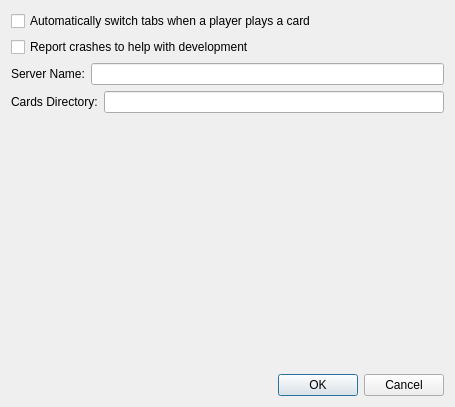
<?xml version="1.0" encoding="UTF-8"?>
<ui version="4.0">
 <class>settingsDialog</class>
 <widget class="QDialog" name="settingsDialog">
  <property name="geometry">
   <rect>
    <x>0</x>
    <y>0</y>
    <width>455</width>
    <height>407</height>
   </rect>
  </property>
  <property name="windowTitle">
   <string>Dialog</string>
  </property>
  <layout class="QVBoxLayout" name="verticalLayout">
   <item>
    <widget class="QCheckBox" name="cbAutoSwitch">
     <property name="text">
      <string>Automatically switch tabs when a player plays a card</string>
     </property>
    </widget>
   </item>
   <item>
    <widget class="QCheckBox" name="cbReportCrashes">
     <property name="text">
      <string>Report crashes to help with development</string>
     </property>
    </widget>
   </item>
   <item>
    <layout class="QHBoxLayout" name="horizontalLayout">
     <item>
      <widget class="QLabel" name="label">
       <property name="text">
        <string>Server Name:</string>
       </property>
      </widget>
     </item>
     <item>
      <widget class="QLineEdit" name="leServerName"/>
     </item>
    </layout>
   </item>
   <item>
    <layout class="QHBoxLayout" name="horizontalLayout_2">
     <item>
      <widget class="QLabel" name="label_2">
       <property name="text">
        <string>Cards Directory:</string>
       </property>
      </widget>
     </item>
     <item>
      <widget class="QLineEdit" name="leCardsDir"/>
     </item>
    </layout>
   </item>
   <item>
    <spacer name="verticalSpacer">
     <property name="orientation">
      <enum>Qt::Vertical</enum>
     </property>
     <property name="sizeHint" stdset="0">
      <size>
       <width>20</width>
       <height>40</height>
      </size>
     </property>
    </spacer>
   </item>
   <item>
    <widget class="QDialogButtonBox" name="buttonBox">
     <property name="orientation">
      <enum>Qt::Horizontal</enum>
     </property>
     <property name="standardButtons">
      <set>QDialogButtonBox::Cancel|QDialogButtonBox::Ok</set>
     </property>
    </widget>
   </item>
  </layout>
 </widget>
 <resources/>
 <connections>
  <connection>
   <sender>buttonBox</sender>
   <signal>accepted()</signal>
   <receiver>settingsDialog</receiver>
   <slot>accept()</slot>
   <hints>
    <hint type="sourcelabel">
     <x>248</x>
     <y>254</y>
    </hint>
    <hint type="destinationlabel">
     <x>157</x>
     <y>274</y>
    </hint>
   </hints>
  </connection>
  <connection>
   <sender>buttonBox</sender>
   <signal>rejected()</signal>
   <receiver>settingsDialog</receiver>
   <slot>reject()</slot>
   <hints>
    <hint type="sourcelabel">
     <x>316</x>
     <y>260</y>
    </hint>
    <hint type="destinationlabel">
     <x>286</x>
     <y>274</y>
    </hint>
   </hints>
  </connection>
 </connections>
</ui>
